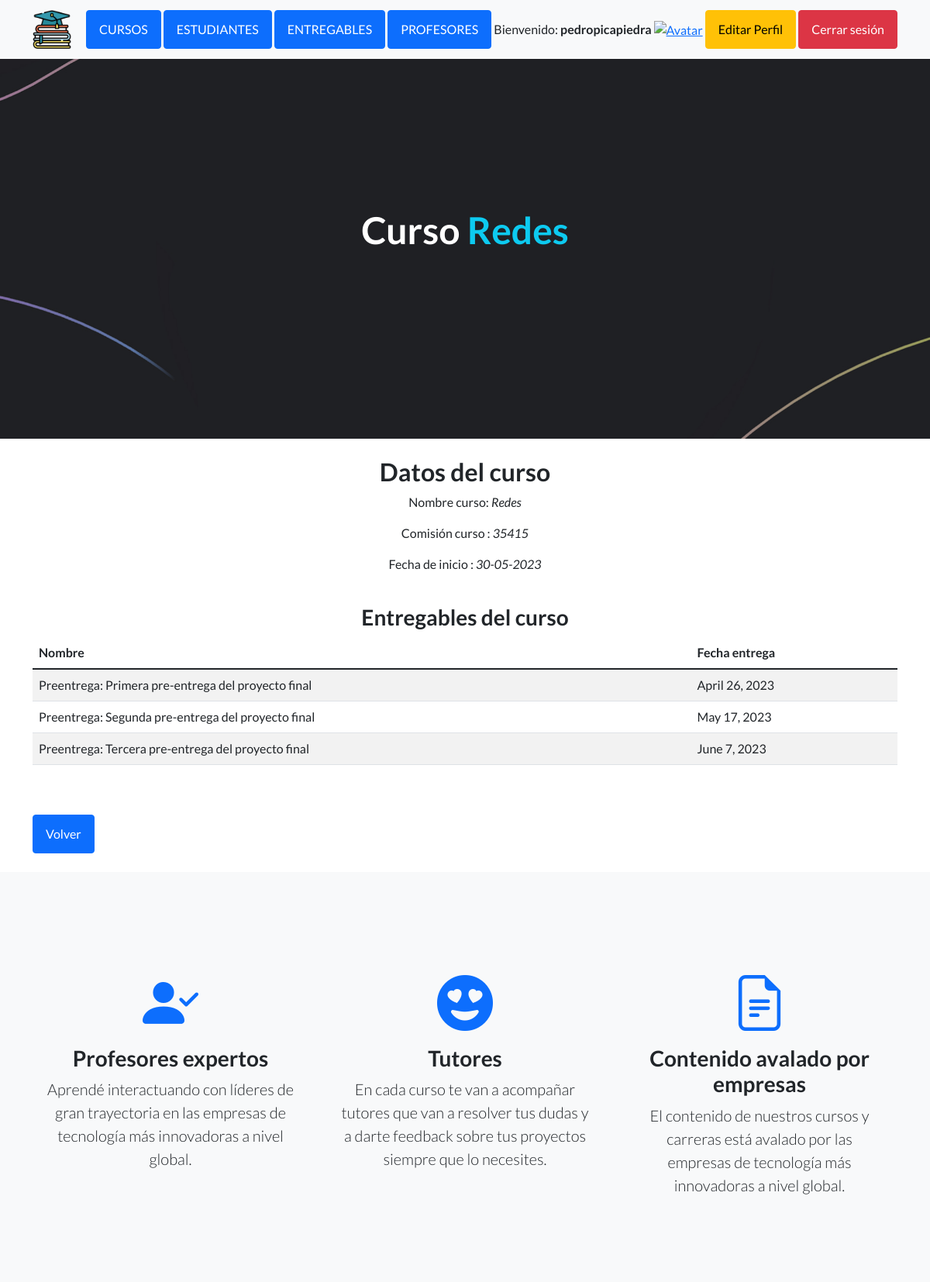
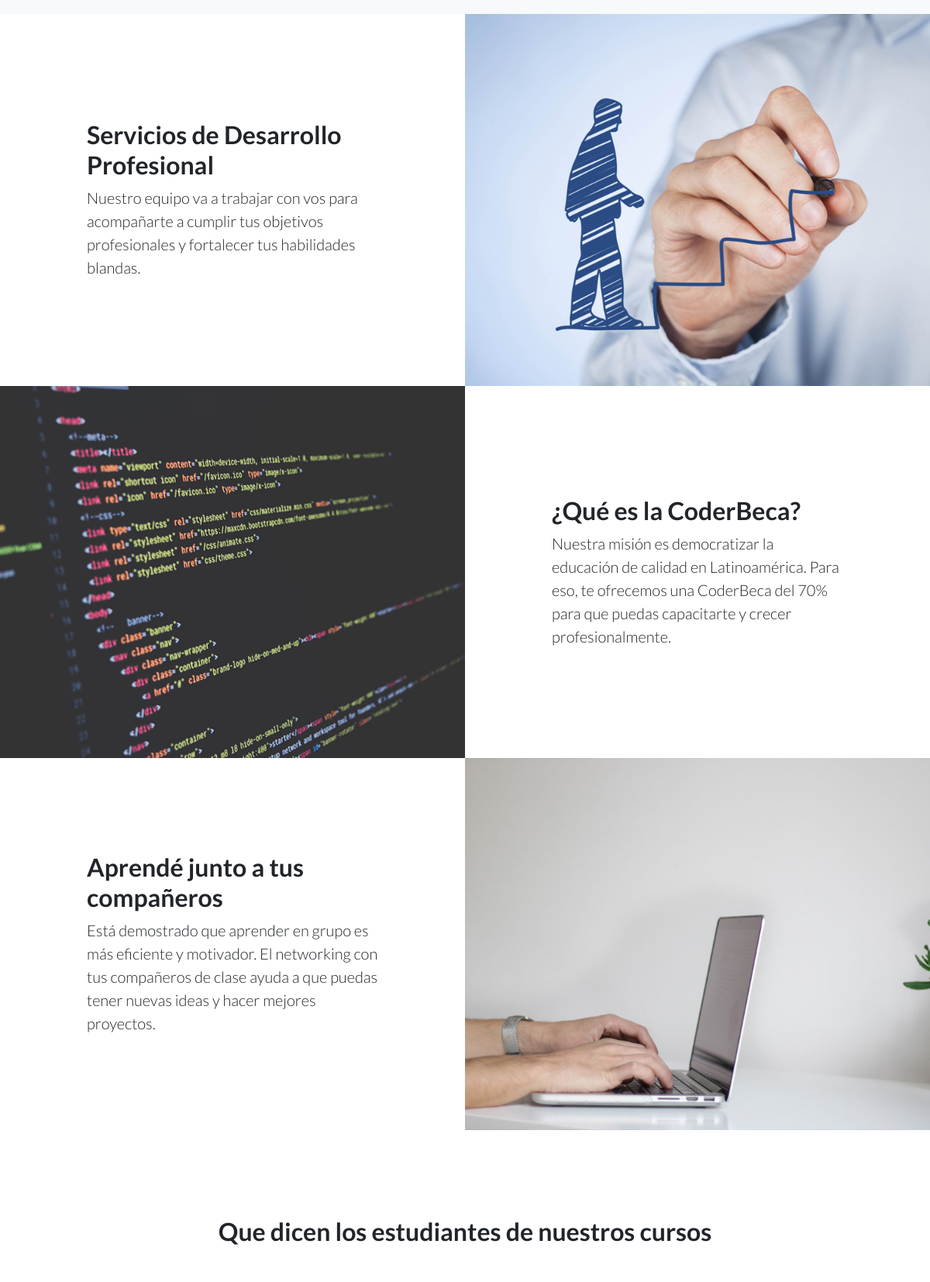
Page /curso/7 (signed in, upper part) on the committed database (2 pictures, top to bottom).
### AppCoder/models.py (models this page shows, shortened)
class Curso(models.Model):
    nombre = models.CharField(max_length=50 )
    comision = models.IntegerField()
    fecha_inicio = models.DateField(null=True)
    entregables = models.ManyToManyField("Entregable")

class Entregable(models.Model):
    nombre= models.CharField(max_length=50)
    fecha_entrega= models.DateField()
    entregado= models.BooleanField()

### AppCoder/views.py (the view)
# urls.py: path('curso/<pk>', CursoDetalle.as_view(), name='curso-detalle'),
class CursoDetalle(LoginRequiredMixin, DetailView):
    model = Curso
    template_name= "AppCoder/curso-detalle.html"
    context_object_name = "curso"

### AppCoder/templates/AppCoder/curso-detalle.html
{% extends "AppCoder/padre.html" %}
{% load static %}
{% block titulo %}
<h1 class="mb-5">Curso <span class="text-info">{{curso.nombre}}</span></h1>
{% endblock %}
{% block contenido_que_cambia %}
<div class="d-flex flex-column align-items-center my-4">
<h2>Datos del curso</h2>
<p>Nombre curso: <i>{{curso.nombre}}</i></p>
<p>Comisión curso : <i>{{curso.comision}}</i></p>
<p>Fecha de inicio : <i>{{curso.fecha_inicio|date:"d-m-Y"}}</i></p>
<h3 class="mt-4">Entregables del curso</h3>
<table class="table table-striped table-hover">
    <thead>
        <tr>
            <th>Nombre</th>
            <th>Fecha entrega</th>
        </tr>
    </thead>
    <tbody>
        {% for entregable in curso.entregables.all %}
        <tr>
            <td>
                {{ entregable.nombre}}
            </td>
            <td>
                {{ entregable.fecha_entrega}}
            </td>
        </tr>
        {% endfor %}
    </tbody>
</table>
</div>
<a class="btn btn-primary my-4" href="{% url 'cursos' %}">Volver</a>
{% endblock %}

### AppCoder/templates/AppCoder/padre.html (shortened to what this page needs)
<!DOCTYPE html>
<html lang="en">
    <head>
        {% load static %}
        <link href="https://cdn.jsdelivr.net/npm/bootstrap-icons@1.5.0/font/bootstrap-icons.css" rel="stylesheet" type="text/css" />
        <link href="{% static 'AppCoder/css/styles.css' %}" rel="stylesheet" />
    </head>
    <body>
        <nav class="navbar navbar-light bg-light static-top">
            <div class="container">
                <a class="navbar-brand" href="{% url 'inicioApp' %}">
                    <img src="{% static 'AppCoder/assets/img/education.png' %}" width="50" alt="Logo">
                </a>
                {% if user.is_authenticated %}
                <a class="btn btn-primary" href="{% url 'cursos' %}">CURSOS</a>
                <a class="btn btn-primary" href="{% url 'estudiantes' %}">ESTUDIANTES</a>
                <a class="btn btn-primary" href="{% url 'entregables' %}">ENTREGABLES</a>
                <a class="btn btn-primary" href="{% url 'profesores' %}">PROFESORES</a>
                <p class="mb-0">Bienvenido: <span class="fw-bold">{{ user.username }}</span></p>
                <a href="{% url 'agregarAvatar' %}"> <img data-bs-toggle="tooltip" data-bs-placement="top" title="Editar avatar" class="avatar-navbar" src="{{ avatar }}" alt="Avatar" style="width:50px;height:50px;"/></a>
                <a class="btn btn-warning" href="{% url 'editarPerfil' %}">Editar Perfil</a>
                <a class="btn btn-danger" href="{% url 'logout' %}">Cerrar sesión</a>
                {% else %}
                <a class="btn btn-success" href="{% url 'login' %}">Iniciar sesión</a>
                <a class="btn btn-primary" href="{% url 'register' %}">Registrarse</a>
                {% endif %}
            </div>
        </nav>
        <header class="masthead">
            <div class="container position-relative">
                <div class="row justify-content-center">
                    <div class="col-xl-6">
                        <div class="text-center text-white">
                            {% block titulo %}
                            {% endblock %}
                        </div>
                    </div>
                </div>
            </div>
        </header>
        <div class="container">
        {% block contenido_que_cambia %}
        {% endblock %}
        </div>
        <section class="features-icons bg-light text-center">
            <div class="container">
                <div class="row">
                    <div class="col-lg-4">
                        <div class="features-icons-item mx-auto mb-5 mb-lg-0 mb-lg-3">
                            <div class="features-icons-icon d-flex"><i class="bi-person-check-fill m-auto text-primary"></i></div>
                            <h3>Profesores expertos</h3>
                            <p class="lead mb-0">Aprendé interactuando con líderes de gran trayectoria en las empresas de tecnología más innovadoras a nivel global.</p>
                        </div>
                    </div>
                    <div class="col-lg-4">
                        <div class="features-icons-item mx-auto mb-5 mb-lg-0 mb-lg-3">
                            <div class="features-icons-icon d-flex"><i class="bi-emoji-heart-eyes-fill m-auto text-primary"></i></div>
                            <h3>Tutores</h3>
                            <p class="lead mb-0">En cada curso te van a acompañar tutores que van a resolver tus dudas y a darte feedback sobre tus proyectos siempre que lo necesites.</p>
                        </div>
                    </div>
                    <div class="col-lg-4">
                        <div class="features-icons-item mx-auto mb-0 mb-lg-3">
                            <div class="features-icons-icon d-flex"><i class="bi-file-earmark-text m-auto text-primary"></i></div>
                            <h3>Contenido avalado por empresas</h3>
                            <p class="lead mb-0">El contenido de nuestros cursos y carreras está avalado por las empresas de tecnología más innovadoras a nivel global.</p>
                        </div>
                    </div>
                </div>
            </div>
        </section>
        <section class="showcase">
            <div class="container-fluid p-0">
                <div class="row g-0">
                    <div class="col-lg-6 order-lg-2 text-white showcase-img" style="background-image: url({% static 'AppCoder/assets/img/desarrollo-profesional.jpg' %})"></div>
                    <div class="col-lg-6 order-lg-1 my-auto showcase-text">
                        <h2>Servicios de Desarrollo Profesional</h2>
                        <p class="lead mb-0">Nuestro equipo va a trabajar con vos para acompañarte a cumplir tus objetivos profesionales y fortalecer tus habilidades blandas.</p>
                    </div>
                </div>
                <div class="row g-0">
                    <div class="col-lg-6 text-white showcase-img" style="background-image: url({% static 'AppCoder/assets/img/bg-showcase-2.jpg' %})"></div>
                    <div class="col-lg-6 my-auto showcase-text">
                        <h2>¿Qué es la CoderBeca?</h2>
                        <p class="lead mb-0">Nuestra misión es democratizar la educación de calidad en Latinoamérica. Para eso, te ofrecemos una CoderBeca del 70% para que puedas capacitarte y crecer profesionalmente.</p>
                    </div>
                </div>
                <div class="row g-0">
                    <div class="col-lg-6 order-lg-2 text-white showcase-img" style="background-image: url({% static 'AppCoder/assets/img/bg-showcase-3.jpg' %})"></div>
                    <div class="col-lg-6 order-lg-1 my-auto showcase-text">
                        <h2>Aprendé junto a tus compañeros</h2>
                        <p class="lead mb-0">Está demostrado que aprender en grupo es más eficiente y motivador. El networking con tus compañeros de clase ayuda a que puedas tener nuevas ideas y hacer mejores proyectos.</p>
                    </div>
                </div>
            </div>
        </section>
        <section class="testimonials text-center">
            <div class="container">
                <h2 class="mb-5">Que dicen los estudiantes de nuestros cursos</h2>
            </div>
        </section>
    </body>
</html>

### rows in the picture
Curso: nombre "Redes", comision "35415", fecha_inicio "30-05-2023"
Entregable: nombre "Preentrega: Primera pre-entrega del proyecto final", fecha_entrega "April 26, 2023"
Entregable: nombre "Preentrega: Segunda pre-entrega del proyecto final", fecha_entrega "May 17, 2023"
Entregable: nombre "Preentrega: Tercera pre-entrega del proyecto final", fecha_entrega "June 7, 2023"

### other values in the picture
{{ user.username }} "pedropicapiedra"
